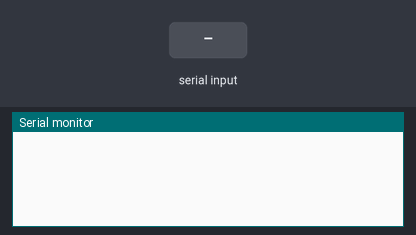
A sketch run on a simulated Arduino Uno, built with avr-gcc and run on an emulated ATmega328P. On the bench: the last lines printed to the serial monitor. The test bench sets the inputs (shaded band).

Above: at 1.2 s.
1.3 s: "1" received over Serial
At 2.0 s:
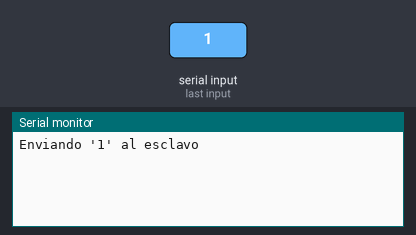
2.8 s: "0" received over Serial
At 3.2 s:
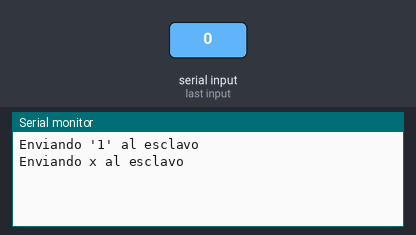

The sketch:

bluetooh_master_code.ino
```cpp
//////MAESTRO/////
// Incluye la librería SoftwareSerial
#include <SoftwareSerial.h>

// Define los pines RX y TX del Bluetooth
#define BT_RX  10
#define BT_TX  11

// Crea un objeto SoftwareSerial llamado BTSerial
SoftwareSerial BTSerial(BT_RX, BT_TX);

void setup()
{
  // Inicializa la comunicación serie con el monitor
  Serial.begin(9600);

  // Inicializa la comunicación serie con el Bluetooth
  BTSerial.begin(9600);
}

void loop()
{
  // Si hay datos disponibles en el monitor
  if (Serial.available())
  {
    // Lee el carácter enviado por el monitor serial
    char c = Serial.read();

    // Si el carácter es '1'
    if (c == '1')
    {
      // Envía el carácter '1' al Bluetooth
      BTSerial.write('1');

      // Muestra un mensaje en el monitor
      Serial.println("Enviando '1' al esclavo");
    } else {
      // Envía el carácter '1' al Bluetooth
      BTSerial.write(c);

      // Muestra un mensaje en el monitor
      Serial.println("Enviando x al esclavo");
    }
  }
}
```

Measured:
- after the input at 1.3 s, the serial monitor: prints a new line at once (image 1)
- after the input at 2.8 s, the serial monitor: prints a new line at once (image 2)
